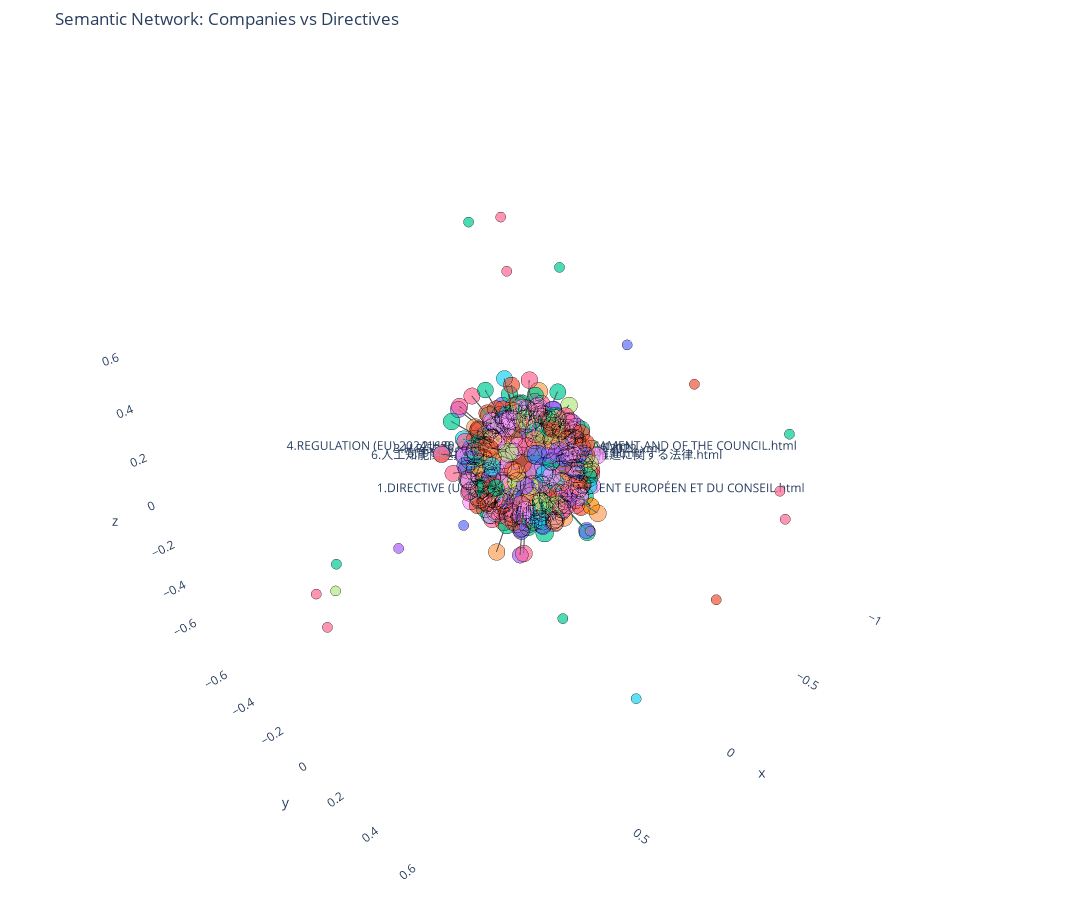

The notebook cell this image was saved under:
### Code cell
# Attach embeddings to nodes first
for _, row in company_embeddings.iterrows():
    G.nodes[row['file_name']]['embedding'] = np.array(row['embedding'])

for _, row in directive_embeddings.iterrows():
    G.nodes[row['file_name']]['embedding'] = np.array(row['embedding'])

# Visualize
visualize_semantic_network_embeddings(G, n_clusters=10)

### Figure 1 — Plotly figure (JSON) as saved in the notebook; plotly's stock layout.template omitted (floating-point values rounded to 4 significant figures; data arrays with more than 128 entries replaced by an {"elided": "..."} marker saying what was removed)
{"data": [{"hoverinfo": "none", "line": {"color": {"elided": "1015 float values"}, "colorscale": [[0.0, "#440154"], [0.1111, "#482878"], [0.2222, "#3e4989"], [0.3333, "#31688e"], [0.4444, "#26828e"], [0.5556, "#1f9e89"], [0.6667, "#35b779"], [0.7778, "#6ece58"], [0.8889, "#b5de2b"], [1.0, "#fde725"]], "width": 2}, "mode": "lines", "showlegend": false, "x": {"elided": "3045 float values"}, "y": {"elided": "3045 float values"}, "z": {"elided": "3045 float values"}, "type": "scatter3d"}, {"hoverinfo": "text", "hovertext": {"elided": "506 str values"}, "marker": {"color": {"elided": "506 str values"}, "line": {"color": "black", "width": 0.5}, "size": {"elided": "506 float values"}}, "mode": "markers+text", "showlegend": false, "text": {"elided": "506 str values"}, "textposition": "top center", "x": {"elided": "506 float values"}, "y": {"elided": "506 float values"}, "z": {"elided": "506 float values"}, "type": "scatter3d"}], "layout": {"scene": {"xaxis": {"showbackground": false}, "yaxis": {"showbackground": false}, "zaxis": {"showbackground": false}}, "margin": {"l": 0, "r": 0, "b": 0, "t": 50}, "title": {"text": "Semantic Network: Companies vs Directives"}, "width": 1200, "height": 900, "hovermode": "closest"}}
